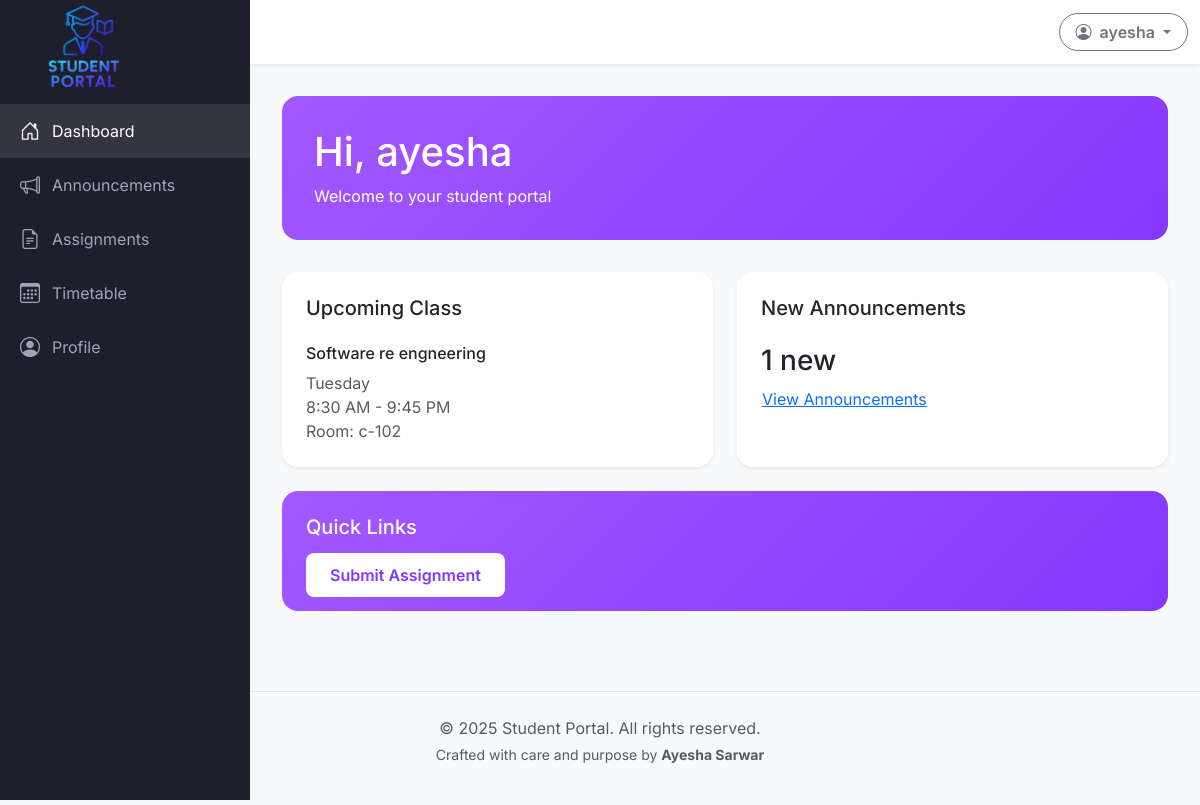
The app's page /dashboard/index.php (signed in) with its own data.
### tables this page shows
CREATE TABLE `timetables` (
  `id` int(11) NOT NULL,
  `day_of_week` varchar(10) NOT NULL,
  `subject` varchar(100) NOT NULL,
  `start_time` time NOT NULL,
  `end_time` time NOT NULL,
  `room` varchar(50) NOT NULL,
  `teacher` varchar(100) NOT NULL,
  `created_at` timestamp NOT NULL DEFAULT current_timestamp()
);

CREATE TABLE `announcements` (
  `id` int(11) NOT NULL,
  `title` varchar(255) NOT NULL,
  `category` enum('Academic','Event','General') NOT NULL,
  `content` text NOT NULL,
  `status` enum('Active','Inactive') NOT NULL DEFAULT 'Active',
  `created_at` datetime NOT NULL DEFAULT current_timestamp()
);

### models/Timetable.php (called while the page is built, shortened)
<?php
require_once __DIR__ . '/../config/db.php';
class Timetable {
    public function getAll() {
        global $conn;
        $sql = "SELECT * FROM timetables ORDER BY FIELD(day_of_week, 'Monday', 'Tuesday', 'Wednesday', 'Thursday', 'Friday')";
        return mysqli_query($conn, $sql);
    }
}

### models/Announcement.php (called while the page is built, shortened)
<?php
require_once __DIR__ . '/../config/db.php';
class Announcement
{
    public function getAll()
    {
        global $conn;
        $result = mysqli_query($conn, "SELECT * FROM announcements ORDER BY created_at DESC");
        $announcements = [];
        while ($row = mysqli_fetch_assoc($result)) {
            $announcements[] = $row;
        }
        return $announcements;
    }
}

### dashboard/index.php (the view, shortened to what this page needs)
<?php
require_once '../auth/authsession.php';
require_once '../includes/header.php';
require_once '../includes/sidebar.php';
require_once '../includes/navbar.php';
?>
<div class="main-content">
    <div class="welcome-card">
        <h1 class="mb-2">Hi, <?php echo $_SESSION['full_name']; ?></h1>
        <p class="mb-0">Welcome to your student portal</p>
    </div>
    <div class="row g-4">
        <div class="col-md-6">
            <div class="info-card">
                <h5 class="mb-4">Upcoming Class</h5>
                <?php
                require_once '../models/Timetable.php';
                $timetableModel = new Timetable();
                $today = date('l');
                $now = date('H:i:s');
                $timetables = $timetableModel->getAll();
                $allClasses = [];
                while ($row = mysqli_fetch_assoc($timetables)) {
                    $classDay = $row['day_of_week'];
                    $classTime = $row['start_time'];
                    $daysOfWeek = ['Monday'=>1,'Tuesday'=>2,'Wednesday'=>3,'Thursday'=>4,'Friday'=>5,'Saturday'=>6,'Sunday'=>7];
                    $todayNum = $daysOfWeek[$today];
                    $classNum = $daysOfWeek[$classDay];
                    $daysUntil = ($classNum - $todayNum + 7) % 7;
                    $classDate = date('Y-m-d', strtotime("+{$daysUntil} days"));
                    $isToday = ($daysUntil === 0);
                    $isPast = ($isToday && $classTime <= $now);
                    $allClasses[] = [
                        'datetime' => $classDate . ' ' . $classTime,
                        'row' => $row,
                        'isPast' => $isPast,
                        'isToday' => $isToday
                    ];
                }
                usort($allClasses, function($a, $b) {
                    return strtotime($a['datetime']) - strtotime($b['datetime']);
                });
                $nextClass = null;
                foreach ($allClasses as $class) {
                    if (!$class['isPast']) {
                        $nextClass = $class['row'];
                        break;
                    }
                }
                if ($nextClass):
                ?>
                    <h6><?= htmlspecialchars($nextClass['subject']) ?></h6>
                    <p class="text-muted mb-0">
                        <?= htmlspecialchars($nextClass['day_of_week']) ?>
                        <br><?= date('g:i A', strtotime($nextClass['start_time'])) ?> - <?= date('g:i A', strtotime($nextClass['end_time'])) ?>
                        <br>Room: <?= htmlspecialchars($nextClass['room']) ?>
                    </p>
                <?php else: ?>
                    <p class="text-muted mb-0">No upcoming class found.</p>
                <?php endif; ?>
            </div>
        </div>
        <div class="col-md-6">
            <div class="info-card">
                <h5 class="mb-4">New Announcements</h5>
                <?php
                require_once '../models/Announcement.php';
                $announcementModel = new Announcement();
                $announcements = $announcementModel->getAll();
                $activeAnnouncements = array_filter($announcements, function($a) { return $a['status'] === 'Active'; });
                $latest = array_slice($activeAnnouncements, 0, 2);
                $count = count($latest);
                ?>
                <h3 class="mb-0"><?php echo $count; ?> new</h3>
                <a href="annoucements.php" class="btn btn-link p-0 mt-2">View Announcements</a>
            </div>
        </div>
    </div>
    <div class="quick-links mt-4">
        <h5 class="mb-4">Quick Links</h5>
        <a href="assignments.php" class="submit-btn text-decoration-none">Submit Assignment</a>
    </div>
</div>
<?php require_once '../includes/footer.php'; ?>

### includes/header.php (style rules this page uses)
body { font-family: 'Inter', sans-serif; background-color: #f8f9fa; }
.main-content { margin-left: 250px; padding: 2rem; }
.welcome-card { background: linear-gradient(135deg, #a259ff, #8438ff); color: white; border-radius: 1rem; padding: 2rem; margin-bottom: 2rem; }
.info-card { background: white; border-radius: 1rem; padding: 1.5rem; height: 100%; box-shadow: 0 0.125rem 0.25rem rgba(0, 0, 0, 0.075); }
.quick-links { background: linear-gradient(135deg, #a259ff, #8438ff); color: white; border-radius: 1rem; padding: 1.5rem; }
.submit-btn { background: white; color: #8438ff; border: none; padding: 0.75rem 1.5rem; border-radius: 0.5rem; font-weight: 600; transition: all 0.3s; }

### records on screen
timetables: subject "Software re engneering", day_of_week "Tuesday", start_time "8:30 AM", end_time "9:45 PM", room "c-102"
announcements: status "1"

### other values on screen
$_SESSION['full_name'] "ayesha"
